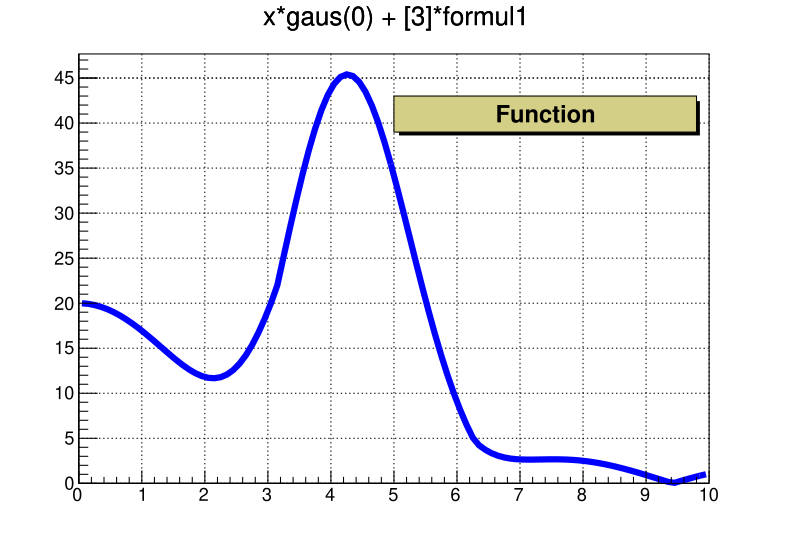

This figure's Python source:
import ROOT
from os import path
from ROOT import *
from ROOT import gROOT, gBenchmark

c1 = ROOT.TCanvas('c1', 'The Fit Canvas', 200, 10, 700, 500)

c1.SetGridx()
c1.SetGridy()
c1.GetFrame().SetFillColor(21)
c1.GetFrame().SetBorderMode(-1)
c1.GetFrame().SetBorderSize(5)

myfile = ROOT.TFile('py-fillrandom.root', 'recreate')

#create any function or formula 
formul1 = ROOT.TFormula('formul1', 'abs(sin(x)/x)')
sqroot = ROOT.TF1('sqroot', 'x*gaus(0) + [3]*formul1', 0,10)
sqroot.SetParameters(10,4,1,20)
sqroot.SetLineColor(4)
sqroot.SetLineWidth(6)
sqroot.Draw()

#Function name
name = ROOT.TPaveLabel(5, 39, 9.8, 43, 'Function')
name.SetFillColor(41)
name.Draw()

c1.Print("fit.pdf")
